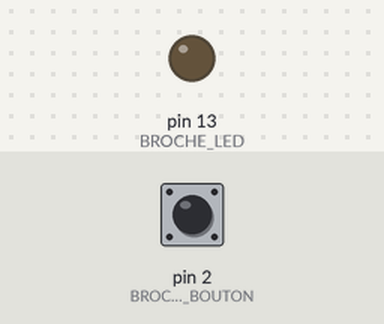
Recording of a sketch running on a simulated Arduino Uno, built with avr-gcc and run on an emulated ATmega328P. Shown: output pins drawn as LEDs (lit = HIGH). The test bench sets the inputs (shaded band); at power-on: pin 2 (BROCHE_BOUTON) HIGH.

Above: at 1.2 s.
1.3 s: pin 2 (BROCHE_BOUTON) pulled LOW for 0.15 s
At 1.37 s:
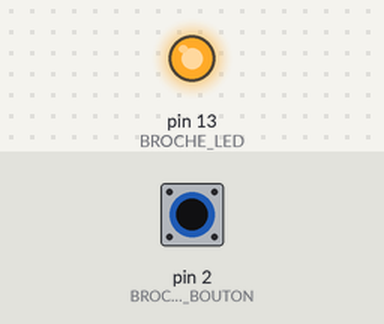
2.9 s: pin 2 (BROCHE_BOUTON) pulled LOW for 3.2 s
At 7.4 s:
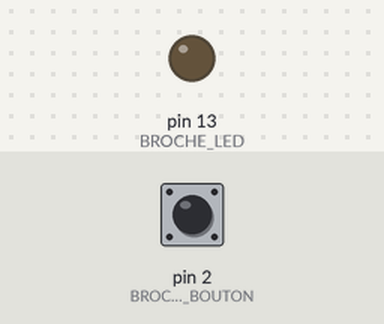
Timing chart, 0 to 8.9 s (numbered marks = the images above; inputs shaded):
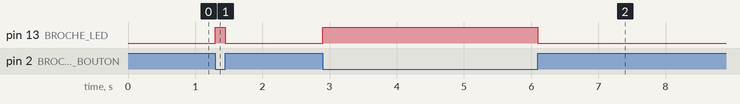

Measured:
- after the input at 1.3 s, pin 13 (BROCHE_LED): LOW → HIGH at once, → LOW 0.15 s later
- after the input at 2.9 s, pin 13 (BROCHE_LED): LOW → HIGH at once, → LOW 3.2 s later

The sketch:

V01_01_bouton_niveau.ino
```cpp
/*
 * M05-V01 | Etape 1 : une entree pilote directement une sortie.
 * Arduino Uno R3. Bouton-poussoir entre D2 et GND.
 * INPUT_PULLUP: relache=HIGH ; appuye=LOW.
 * La LED integree suit le maintien du bouton.
 */
const byte BROCHE_BOUTON = 2;
const byte BROCHE_LED = LED_BUILTIN;

void setup() {
  pinMode(BROCHE_BOUTON, INPUT_PULLUP);
  pinMode(BROCHE_LED, OUTPUT);
}

void loop() {
  bool boutonAppuye = (digitalRead(BROCHE_BOUTON) == LOW);
  digitalWrite(BROCHE_LED, boutonAppuye ? HIGH : LOW);
}
```
